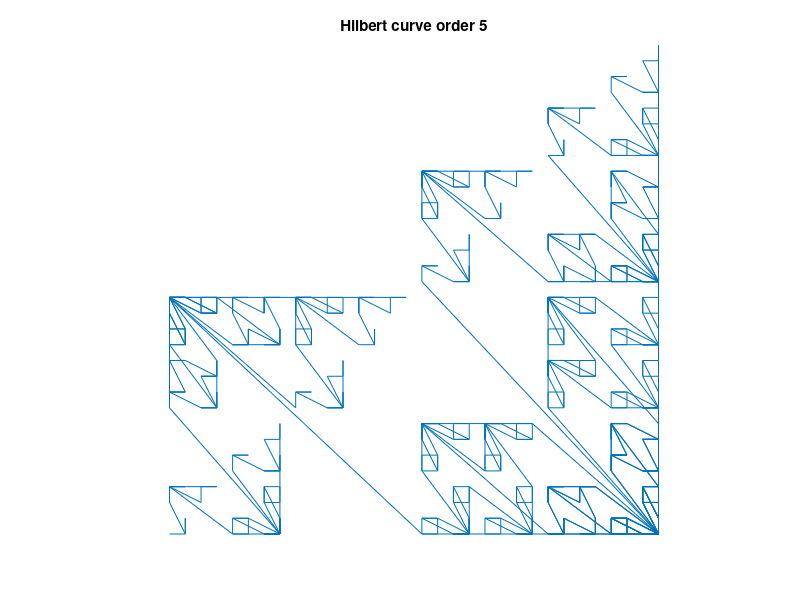

MATLAB code for this plot:
function hilbert_curve_zeta(order)
% HILBERT_CURVE_ZETA Space-filling curve linking [0,1]->[0,1]^2 and cardinality ideas behind Fourier/Hilbert space
if nargin<1, order=5; end
  function [x,y]=rec(o,x0,y0,xi,xj,yi,yj)
    if o<=0, x=x0+(xi+yi)/2; y=y0+(xj+yj)/2; return; end
    [x1,y1]=rec(o-1,x0,y0,yi/2,yj/2,xi/2,xj/2);
    [x2,y2]=rec(o-1,x0+xi/2,y0+xj/2,xi/2,xj/2,yi/2,yj/2);
    [x3,y3]=rec(o-1,x0+xi/2+yi/2,y0+xj/2+yj/2,xi/2,xj/2,yi/2,yj/2);
    [x4,y4]=rec(o-1,x0+xi+yi/2,y0+xj+yj/2,-yi/2,-yj/2,-xi/2,-xj/2);
    x=[x1 x2 x3 x4]; y=[y1 y2 y3 y4];
  end
[x,y]=rec(order,0,0,1,0,0,1); plot(x,y,'-'); axis equal off; title(sprintf('Hilbert curve order %d',order));
end
